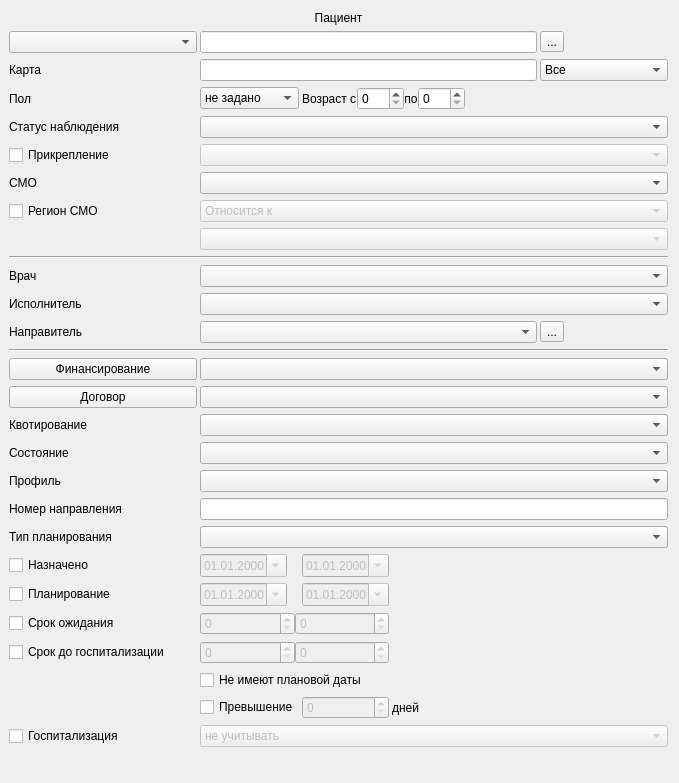
               <widget class="QWidget" name="tabFilterPlanning">
                <attribute name="title">
                 <string>Планирование</string>
                </attribute>
                <layout class="QGridLayout" name="gridLayout_24">
                 <property name="sizeConstraint">
                  <enum>QLayout::SetDefaultConstraint</enum>
                 </property>
                 <property name="leftMargin">
                  <number>9</number>
                 </property>
                 <property name="horizontalSpacing">
                  <number>3</number>
                 </property>
                 <item row="6" column="0">
                  <widget class="QLabel" name="lblStatusObservationPlaning">
                   <property name="text">
                    <string>Статус наблюдения</string>
                   </property>
                  </widget>
                 </item>
                 <item row="35" column="0">
                  <widget class="QCheckBox" name="chkHospitalization">
                   <property name="text">
                    <string>Госпитализация</string>
                   </property>
                  </widget>
                 </item>
                 <item row="32" column="0">
                  <widget class="QCheckBox" name="chkPlanPeriodBeforeOnset">
                   <property name="toolTip">
                    <string>Срок до наступления плановой даты в днях</string>
                   </property>
                   <property name="text">
                    <string>Срок до госпитализации</string>
                   </property>
                   <property name="tristate">
                    <bool>false</bool>
                   </property>
                  </widget>
                 </item>
                 <item row="21" column="0">
                  <widget class="QLabel" name="lblProfileDirections">
                   <property name="text">
                    <string>Профиль</string>
                   </property>
                  </widget>
                 </item>
                 <item row="29" column="0">
                  <widget class="QCheckBox" name="chkPlannedDate">
                   <property name="toolTip">
                    <string>Период планирования</string>
                   </property>
                   <property name="text">
                    <string>Планирование</string>
                   </property>
                  </widget>
                 </item>
                 <item row="20" column="0">
                  <widget class="QLabel" name="lblActionStatus">
                   <property name="text">
                    <string>Состояние</string>
                   </property>
                  </widget>
                 </item>
                 <item row="26" column="1">
                  <widget class="CDateEdit" name="edtPlanActionBegDate">
                   <property name="enabled">
                    <bool>false</bool>
                   </property>
                   <property name="sizePolicy">
                    <sizepolicy hsizetype="Maximum" vsizetype="Fixed">
                     <horstretch>0</horstretch>
                     <verstretch>0</verstretch>
                    </sizepolicy>
                   </property>
                   <property name="displayFormat">
                    <string>dd.MM.yyyy</string>
                   </property>
                   <property name="calendarPopup">
                    <bool>true</bool>
                   </property>
                  </widget>
                 </item>
                 <item row="0" column="0" colspan="6">
                  <widget class="QLabel" name="lblClientPlaning">
                   <property name="text">
                    <string>Пациент</string>
                   </property>
                   <property name="alignment">
                    <set>Qt::AlignCenter</set>
                   </property>
                  </widget>
                 </item>
                 <item row="23" column="0">
                  <widget class="QLabel" name="lblActionTypePlaning">
                   <property name="text">
                    <string>Тип планирования</string>
                   </property>
                  </widget>
                 </item>
                 <item row="26" column="0">
                  <widget class="QCheckBox" name="chkPlanActionBegDate">
                   <property name="toolTip">
                    <string>Период постановки в очередь</string>
                   </property>
                   <property name="text">
                    <string>Назначено</string>
                   </property>
                  </widget>
                 </item>
                 <item row="31" column="0">
                  <widget class="QCheckBox" name="chkPlanWaitingPeriod">
                   <property name="toolTip">
                    <string>Срок ожидания госпитализации в днях</string>
                   </property>
                   <property name="text">
                    <string>Срок ожидания</string>
                   </property>
                  </widget>
                 </item>
                 <item row="33" column="1" colspan="5">
                  <widget class="QCheckBox" name="chkNoPlannedEndDate">
                   <property name="text">
                    <string>Не имеют плановой даты</string>
                   </property>
                  </widget>
                 </item>
                 <item row="34" column="1">
                  <widget class="QCheckBox" name="chkPlanExceedingDays">
                   <property name="toolTip">
                    <string>Превышение срока планирования в днях</string>
                   </property>
                   <property name="text">
                    <string>Превышение</string>
                   </property>
                  </widget>
                 </item>
                 <item row="29" column="1">
                  <widget class="CDateEdit" name="edtPlannedBegDate">
                   <property name="enabled">
                    <bool>false</bool>
                   </property>
                   <property name="sizePolicy">
                    <sizepolicy hsizetype="Maximum" vsizetype="Fixed">
                     <horstretch>0</horstretch>
                     <verstretch>0</verstretch>
                    </sizepolicy>
                   </property>
                   <property name="displayFormat">
                    <string>dd.MM.yyyy</string>
                   </property>
                   <property name="calendarPopup">
                    <bool>true</bool>
                   </property>
                  </widget>
                 </item>
                 <item row="4" column="0">
                  <widget class="QLabel" name="lblSexPresencePlaning">
                   <property name="text">
                    <string>Пол</string>
                   </property>
                  </widget>
                 </item>
                 <item row="22" column="0">
                  <widget class="QLabel" name="lblEventSrcNumber">
                   <property name="text">
                    <string>Номер направления</string>
                   </property>
                  </widget>
                 </item>
                 <item row="9" column="0">
                  <widget class="QCheckBox" name="chkFilterRegionSMOPlaning">
                   <property name="text">
                    <string>Регион СМО</string>
                   </property>
                  </widget>
                 </item>
                 <item row="19" column="0">
                  <widget class="QLabel" name="lblQuotingTypePlaning">
                   <property name="text">
                    <string>Квотирование</string>
                   </property>
                  </widget>
                 </item>
                 <item row="11" column="0" colspan="6">
                  <widget class="Line" name="linePerson">
                   <property name="orientation">
                    <enum>Qt::Horizontal</enum>
                   </property>
                  </widget>
                 </item>
                 <item row="4" column="1">
                  <widget class="QComboBox" name="cmbSexPlaning">
                   <property name="sizePolicy">
                    <sizepolicy hsizetype="Preferred" vsizetype="Fixed">
                     <horstretch>0</horstretch>
                     <verstretch>0</verstretch>
                    </sizepolicy>
                   </property>
                   <item>
                    <property name="text">
                     <string>не задано</string>
                    </property>
                   </item>
                   <item>
                    <property name="text">
                     <string>М</string>
                    </property>
                   </item>
                   <item>
                    <property name="text">
                     <string>Ж</string>
                    </property>
                   </item>
                  </widget>
                 </item>
                 <item row="12" column="0">
                  <widget class="QLabel" name="lblPersonPlaning">
                   <property name="text">
                    <string>Врач</string>
                   </property>
                  </widget>
                 </item>
                 <item row="7" column="0">
                  <widget class="QCheckBox" name="chkAttachTypePlaning">
                   <property name="text">
                    <string>Прикрепление</string>
                   </property>
                  </widget>
                 </item>
                 <item row="15" column="0">
                  <widget class="QLabel" name="lblRelegateOrgPlaning">
                   <property name="text">
                    <string>Направитель</string>
                   </property>
                  </widget>
                 </item>
                 <item row="3" column="0">
                  <widget class="QLabel" name="lblFilterEventIdPlaning">
                   <property name="text">
                    <string>Карта</string>
                   </property>
                  </widget>
                 </item>
                 <item row="1" column="0">
                  <widget class="CRBComboBox" name="cmbFilterAccountingSystemPlaning"/>
                 </item>
                 <item row="17" column="0">
                  <widget class="QPushButton" name="btnFinancePlaning">
                   <property name="text">
                    <string>Финансирование</string>
                   </property>
                   <property name="checked">
                    <bool>false</bool>
                   </property>
                  </widget>
                 </item>
                 <item row="18" column="0">
                  <widget class="QPushButton" name="btnContractPlaning">
                   <property name="text">
                    <string>Договор</string>
                   </property>
                  </widget>
                 </item>
                 <item row="13" column="0">
                  <widget class="QLabel" name="lblPersonExecPlaning">
                   <property name="text">
                    <string>Исполнитель</string>
                   </property>
                  </widget>
                 </item>
                 <item row="38" column="0">
                  <spacer name="verticalSpacer_5">
                   <property name="orientation">
                    <enum>Qt::Vertical</enum>
                   </property>
                   <property name="sizeHint" stdset="0">
                    <size>
                     <width>188</width>
                     <height>25</height>
                    </size>
                   </property>
                  </spacer>
                 </item>
                 <item row="8" column="0">
                  <widget class="QLabel" name="lblOrgPlaning">
                   <property name="text">
                    <string>СМО</string>
                   </property>
                  </widget>
                 </item>
                 <item row="32" column="1" colspan="2">
                  <layout class="QHBoxLayout" name="horizontalLayout_9">
                   <item>
                    <widget class="QSpinBox" name="edtPlanBeforeOnsetBegDate">
                     <property name="enabled">
                      <bool>false</bool>
                     </property>
                     <property name="toolTip">
                      <string>Срок до наступления плановой даты в днях</string>
                     </property>
                     <property name="maximum">
                      <number>9999</number>
                     </property>
                    </widget>
                   </item>
                   <item>
                    <widget class="QSpinBox" name="edtPlanBeforeOnsetEndDate">
                     <property name="enabled">
                      <bool>false</bool>
                     </property>
                     <property name="toolTip">
                      <string>Срок до наступления плановой даты в днях</string>
                     </property>
                     <property name="maximum">
                      <number>9999</number>
                     </property>
                    </widget>
                   </item>
                  </layout>
                 </item>
                 <item row="35" column="1" colspan="5">
                  <widget class="QComboBox" name="cmbHospitalization">
                   <property name="enabled">
                    <bool>false</bool>
                   </property>
                   <item>
                    <property name="text">
                     <string>не учитывать</string>
                    </property>
                   </item>
                   <item>
                    <property name="text">
                     <string>состоялась</string>
                    </property>
                   </item>
                   <item>
                    <property name="text">
                     <string>не состоялась</string>
                    </property>
                   </item>
                  </widget>
                 </item>
                 <item row="1" column="5">
                  <widget class="QToolButton" name="btnFindClientInfoPlaning">
                   <property name="text">
                    <string>...</string>
                   </property>
                  </widget>
                 </item>
                 <item row="15" column="5">
                  <widget class="QToolButton" name="btnSelectRelegateOrgPlaning">
                   <property name="text">
                    <string>...</string>
                   </property>
                  </widget>
                 </item>
                 <item row="31" column="1" colspan="2">
                  <layout class="QHBoxLayout" name="horizontalLayout_8">
                   <item>
                    <widget class="QSpinBox" name="edtPlanWaitingBegDate">
                     <property name="enabled">
                      <bool>false</bool>
                     </property>
                     <property name="toolTip">
                      <string>Срок ожидания госпитализации в днях</string>
                     </property>
                     <property name="maximum">
                      <number>9999</number>
                     </property>
                    </widget>
                   </item>
                   <item>
                    <widget class="QSpinBox" name="edtPlanWaitingEndDate">
                     <property name="enabled">
                      <bool>false</bool>
                     </property>
                     <property name="toolTip">
                      <string>Срок ожидания госпитализации в днях</string>
                     </property>
                     <property name="maximum">
                      <number>9999</number>
                     </property>
                    </widget>
                   </item>
                  </layout>
                 </item>
                 <item row="34" column="3" colspan="3">
                  <widget class="QLabel" name="lblPlanExceedingDays">
                   <property name="text">
                    <string>дней</string>
                   </property>
                  </widget>
                 </item>
                 <item row="29" column="2">
                  <widget class="CDateEdit" name="edtPlannedEndDate">
                   <property name="enabled">
                    <bool>false</bool>
                   </property>
                   <property name="sizePolicy">
                    <sizepolicy hsizetype="Maximum" vsizetype="Fixed">
                     <horstretch>0</horstretch>
                     <verstretch>0</verstretch>
                    </sizepolicy>
                   </property>
                   <property name="displayFormat">
                    <string>dd.MM.yyyy</string>
                   </property>
                   <property name="calendarPopup">
                    <bool>true</bool>
                   </property>
                  </widget>
                 </item>
                 <item row="13" column="1" colspan="5">
                  <widget class="CPersonComboBoxEx" name="cmbPersonExecPlaning"/>
                 </item>
                 <item row="3" column="1" colspan="4">
                  <widget class="QLineEdit" name="edtFilterEventIdPlaning"/>
                 </item>
                 <item row="34" column="2">
                  <widget class="QSpinBox" name="edtPlanExceedingDays">
                   <property name="enabled">
                    <bool>false</bool>
                   </property>
                   <property name="toolTip">
                    <string>Превышение срока планирования в днях</string>
                   </property>
                   <property name="maximum">
                    <number>9999</number>
                   </property>
                  </widget>
                 </item>
                 <item row="3" column="5">
                  <widget class="QComboBox" name="cmbEventClosedTypePlaning">
                   <item>
                    <property name="text">
                     <string>Все</string>
                    </property>
                   </item>
                   <item>
                    <property name="text">
                     <string>Только закрытые</string>
                    </property>
                   </item>
                   <item>
                    <property name="text">
                     <string>Только открытые</string>
                    </property>
                   </item>
                  </widget>
                 </item>
                 <item row="19" column="1" colspan="5">
                  <widget class="CQuotaComboBox" name="cmbQuotingTypePlaning"/>
                 </item>
                 <item row="22" column="1" colspan="5">
                  <widget class="QLineEdit" name="edtEventSrcNumber"/>
                 </item>
                 <item row="32" column="3" colspan="3">
                  <spacer name="horizontalSpacer_13">
                   <property name="orientation">
                    <enum>Qt::Horizontal</enum>
                   </property>
                   <property name="sizeHint" stdset="0">
                    <size>
                     <width>272</width>
                     <height>19</height>
                    </size>
                   </property>
                  </spacer>
                 </item>
                 <item row="20" column="1" colspan="5">
                  <widget class="CActionStatusMultivalueComboBox" name="cmbActionStatus"/>
                 </item>
                 <item row="23" column="1" colspan="5">
                  <widget class="CActionTypeComboBoxEx" name="cmbActionTypePlaning"/>
                 </item>
                 <item row="21" column="1" colspan="5">
                  <widget class="CRBComboBox" name="cmbProfileDirections"/>
                 </item>
                 <item row="16" column="0" colspan="6">
                  <widget class="Line" name="linePlaning">
                   <property name="orientation">
                    <enum>Qt::Horizontal</enum>
                   </property>
                  </widget>
                 </item>
                 <item row="15" column="1" colspan="4">
                  <widget class="CPolyclinicComboBox" name="cmbRelegateOrgPlaning"/>
                 </item>
                 <item row="6" column="1" colspan="5">
                  <widget class="CRBComboBox" name="cmbStatusObservationPlaning"/>
                 </item>
                 <item row="18" column="1" colspan="5">
                  <widget class="CARMSContractTreeFindComboBox" name="cmbContractPlaning"/>
                 </item>
                 <item row="4" column="2" colspan="2">
                  <layout class="QHBoxLayout" name="layoutAgePlaning">
                   <item>
                    <widget class="QLabel" name="lblAgePresencePlaning">
                     <property name="text">
                      <string>Возраст с</string>
                     </property>
                    </widget>
                   </item>
                   <item>
                    <widget class="QSpinBox" name="spbAgeForPlaning">
                     <property name="sizePolicy">
                      <sizepolicy hsizetype="Fixed" vsizetype="Fixed">
                       <horstretch>0</horstretch>
                       <verstretch>0</verstretch>
                      </sizepolicy>
                     </property>
                     <property name="maximum">
                      <number>150</number>
                     </property>
                    </widget>
                   </item>
                   <item>
                    <widget class="QLabel" name="lblAgeToPlaning">
                     <property name="text">
                      <string>по</string>
                     </property>
                     <property name="alignment">
                      <set>Qt::AlignCenter</set>
                     </property>
                    </widget>
                   </item>
                   <item>
                    <widget class="QSpinBox" name="spbAgeToPlaning">
                     <property name="sizePolicy">
                      <sizepolicy hsizetype="Fixed" vsizetype="Fixed">
                       <horstretch>0</horstretch>
                       <verstretch>0</verstretch>
                      </sizepolicy>
                     </property>
                     <property name="minimum">
                      <number>0</number>
                     </property>
                     <property name="maximum">
                      <number>150</number>
                     </property>
                    </widget>
                   </item>
                  </layout>
                 </item>
                 <item row="31" column="3" colspan="3">
                  <spacer name="horizontalSpacer_12">
                   <property name="orientation">
                    <enum>Qt::Horizontal</enum>
                   </property>
                   <property name="sizeHint" stdset="0">
                    <size>
                     <width>272</width>
                     <height>19</height>
                    </size>
                   </property>
                  </spacer>
                 </item>
                 <item row="8" column="1" colspan="5">
                  <widget class="CInsurerComboBox" name="cmbOrgPlaning"/>
                 </item>
                 <item row="1" column="1" colspan="4">
                  <widget class="QLineEdit" name="edtFilterClientIdPlaning"/>
                 </item>
                 <item row="7" column="1" colspan="5">
                  <widget class="CRBComboBox" name="cmbAttachTypePlaning">
                   <property name="enabled">
                    <bool>false</bool>
                   </property>
                  </widget>
                 </item>
                 <item row="10" column="1" colspan="5">
                  <widget class="CKLADRComboBox" name="cmbFilterRegionSMOPlaning">
                   <property name="enabled">
                    <bool>false</bool>
                   </property>
                  </widget>
                 </item>
                 <item row="9" column="1" colspan="5">
                  <widget class="QComboBox" name="cmbFilterRegionTypeSMOPlaning">
                   <property name="enabled">
                    <bool>false</bool>
                   </property>
                   <item>
                    <property name="text">
                     <string>Относится к</string>
                    </property>
                   </item>
                   <item>
                    <property name="text">
                     <string>Все, кроме</string>
                    </property>
                   </item>
                  </widget>
                 </item>
                 <item row="12" column="1" colspan="5">
                  <widget class="CPersonComboBoxEx" name="cmbPersonPlaning">
                   <property name="sizePolicy">
                    <sizepolicy hsizetype="Preferred" vsizetype="Preferred">
                     <horstretch>0</horstretch>
                     <verstretch>0</verstretch>
                    </sizepolicy>
                   </property>
                  </widget>
                 </item>
                 <item row="26" column="2">
                  <widget class="CDateEdit" name="edtPlanActionEndDate">
                   <property name="enabled">
                    <bool>false</bool>
                   </property>
                   <property name="sizePolicy">
                    <sizepolicy hsizetype="Maximum" vsizetype="Fixed">
                     <horstretch>0</horstretch>
                     <verstretch>0</verstretch>
                    </sizepolicy>
                   </property>
                   <property name="displayFormat">
                    <string>dd.MM.yyyy</string>
                   </property>
                   <property name="calendarPopup">
                    <bool>true</bool>
                   </property>
                  </widget>
                 </item>
                 <item row="17" column="1" colspan="5">
                  <widget class="CRBComboBox" name="cmbFinancePlaning"/>
                 </item>
                </layout>
               </widget>
